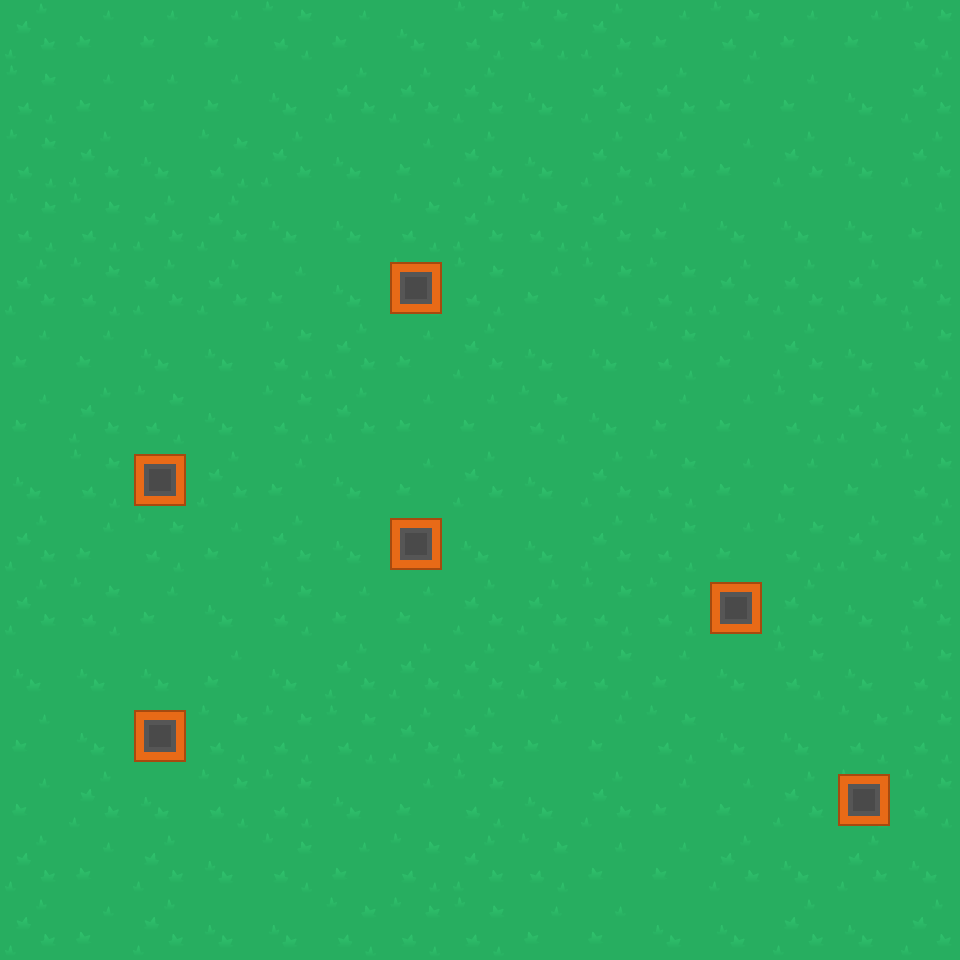

Tiled map render using the project's own tile images. Description and the whole map definition, tile-layer contents included, below:
An orthogonal 15x15 tile map with 64x64 px tiles, 2 tile layers (grass, walls) and 9 objects (6x wall, 3x Spawn point).

<map version="1.10" tiledversion="1.12.1" orientation="orthogonal" renderorder="right-down" width="15" height="15" tilewidth="64" tileheight="64" infinite="0" nextlayerid="5" nextobjectid="11">
 <tileset firstgid="1" source="../tiles/tiles_for_programming.tsx" />
 <layer id="1" name="grass" width="15" height="15">
  <data encoding="csv">
1,3,3,3,2,3,4,2,2,1,3,2,3,3,2,
2,3,3,3,4,1,1,1,4,1,1,3,3,4,1,
2,1,4,2,1,4,3,1,4,1,1,3,1,4,1,
2,2,1,1,4,4,2,1,2,1,3,4,4,4,3,
1,2,1,1,3,4,2,2,3,2,2,1,1,1,1,
3,3,4,4,2,1,3,1,4,4,2,3,1,4,2,
3,1,2,4,2,1,3,3,2,4,3,3,2,1,1,
4,2,3,1,3,4,3,1,4,1,2,3,3,3,2,
1,3,2,3,1,4,3,4,4,1,2,3,2,1,1,
1,2,3,4,2,3,3,1,1,2,2,4,1,4,1,
4,4,4,3,4,1,1,1,1,2,3,4,2,4,2,
3,4,3,2,2,2,1,1,3,3,2,4,4,2,2,
3,1,4,2,2,4,3,2,4,1,3,3,1,2,2,
1,3,1,4,2,3,2,1,2,3,3,1,4,1,4,
1,3,1,4,4,2,2,2,3,3,4,4,1,4,1
</data>
 </layer>
 <layer id="3" name="walls" width="15" height="15">
  <properties>
   <property name="impassible" type="bool" value="true" />
  </properties>
  <data encoding="csv">
0,0,0,0,0,0,0,0,0,0,0,0,0,0,0,
0,0,0,0,0,0,0,0,0,0,0,0,0,0,0,
0,0,0,0,0,0,0,0,0,0,0,0,0,0,0,
0,0,0,0,0,0,0,0,0,0,0,0,0,0,0,
0,0,0,0,0,0,171,0,0,0,0,0,0,0,0,
0,0,0,0,0,0,0,0,0,0,0,0,0,0,0,
0,0,0,0,0,0,0,0,0,0,0,0,0,0,0,
0,0,171,0,0,0,0,0,0,0,0,0,0,0,0,
0,0,0,0,0,0,171,0,0,0,0,0,0,0,0,
0,0,0,0,0,0,0,0,0,0,0,171,0,0,0,
0,0,0,0,0,0,0,0,0,0,0,0,0,0,0,
0,0,171,0,0,0,0,0,0,0,0,0,0,0,0,
0,0,0,0,0,0,0,0,0,0,0,0,0,171,0,
0,0,0,0,0,0,0,0,0,0,0,0,0,0,0,
0,0,0,0,0,0,0,0,0,0,0,0,0,0,0
</data>
 </layer>
 <objectgroup id="2" name="spawn points">
  <object id="1" name="Enemy spawn" type="Spawn point" x="158.667" y="178.667">
   <point />
  </object>
  <object id="2" name="Enemy spawn" type="Spawn point" x="734.667" y="368">
   <point />
  </object>
  <object id="3" name="Player spawn" type="Spawn point" x="477.333" y="817.333">
   <point />
  </object>
 </objectgroup>
 <objectgroup id="4" name="walls collisions">
  <object id="4" name="wall" type="wall" x="384" y="256" width="64" height="64" />
  <object id="5" name="wall" type="wall" x="128" y="448" width="64" height="64" />
  <object id="7" name="wall" type="wall" x="384" y="512" width="64" height="64" />
  <object id="8" name="wall" type="wall" x="704" y="576" width="64" height="64" />
  <object id="9" name="wall" type="wall" x="128" y="704" width="64" height="64" />
  <object id="10" name="wall" type="wall" x="832" y="768" width="64" height="64" />
 </objectgroup>
</map>
